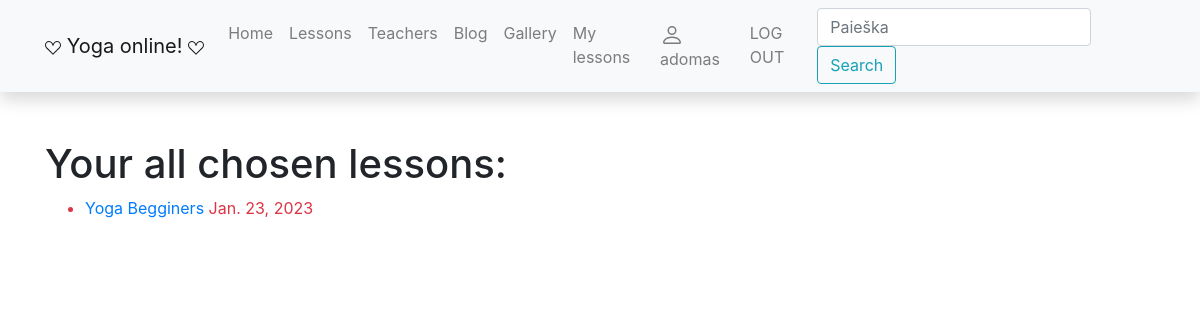
/yoga/mylessons/ (signed in), run on an earlier commit of the app's database.
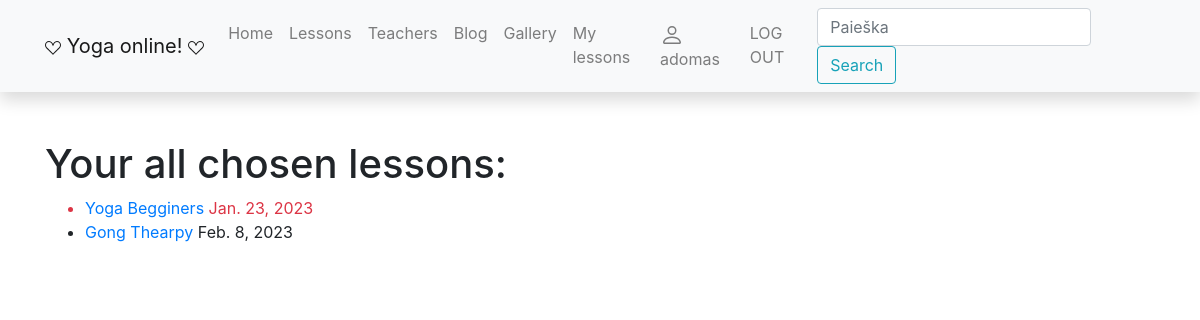
And on a later commit of the database.
### yoga/models.py (models this page shows, shortened)
class LessonInstance(models.Model):
    id = models.UUIDField(primary_key=True, default=uuid.uuid4, help_text='Unique lesson code')
    lesson = models.ForeignKey('Lesson', on_delete=models.SET_NULL, null=True)
    due_back = models.DateField('Will be available', null=True, blank=True)
    LOAN_STATUS = (
        ('p', 'Planning'),
        ('a', 'Not available'),
        ('b', 'You can book'),
        ('r', 'Reserved')
    )
    status = models.CharField(
        max_length=1,
        choices=LOAN_STATUS,
        blank=True,
        default='p',
        help_text='Status'
    )
    student = models.ForeignKey(User, on_delete=models.SET_NULL, null=True, blank=True)
    @property
    def is_overdue(self):
        if self.due_back and date.today() > self.due_back:
            return True
        return False
    class Meta:
        ordering = ['due_back']  # admin svetainės settingas, kaip rikiuojama

class Lesson(models.Model):
    title = models.CharField('Title', max_length=200)
    teacher = models.ForeignKey('Teacher', on_delete=models.SET_NULL, null=True, related_name='lessons')
    summary = models.TextField('Description', max_length=1000, help_text='Short lesson description')
    type = models.ManyToManyField('Type', help_text='Please choose type of this lesson')
    cover = models.ImageField('Viršelis', upload_to='covers', null=True)
    price = models.IntegerField('Price', null=True)
    def display_type(self):
        return '; '.join([type.name for type in self.type.all()])
    display_type.short_description = 'Type'
    class Meta:
        verbose_name = "Lesson"
        verbose_name_plural = "Lessons"

### yoga/views.py (the view)
# urls.py: path('mylessons/', views.LoanedLessonsByUserListView.as_view(), name='my-lessons'),
class LoanedLessonsByUserListView(LoginRequiredMixin, generic.ListView):
    model = LessonInstance
    template_name = "user_lessons.html"
    def get_queryset(self):
        return LessonInstance.objects.filter(student=self.request.user).order_by("due_back")

### yoga/templates/user_lessons.html
{% extends "base.html" %}
{% block content %}
<h1>Your all chosen lessons:</h1>
{% if lessoninstance_list %}
<ul>
    {% for lessoninst_obj in lessoninstance_list %}
    <li class="{% if lessoninst_obj.is_overdue %}text-danger{% endif %}"><a
            href="{% url 'lesson-detail' lessoninst_obj.lesson.pk %}">{{ lessoninst_obj.lesson.title }}</a>
        {{ lessoninst_obj.due_back }}
    </li>
    {% endfor %}
</ul>
{% else %}
<p>At the moment you haven't booked any lessons!</p>
{% endif %}
{% endblock %}

What changed in the data, as far as the page shows it:
added LessonInstance: lesson "Gong Thearpy", due_back "Feb. 8, 2023"
